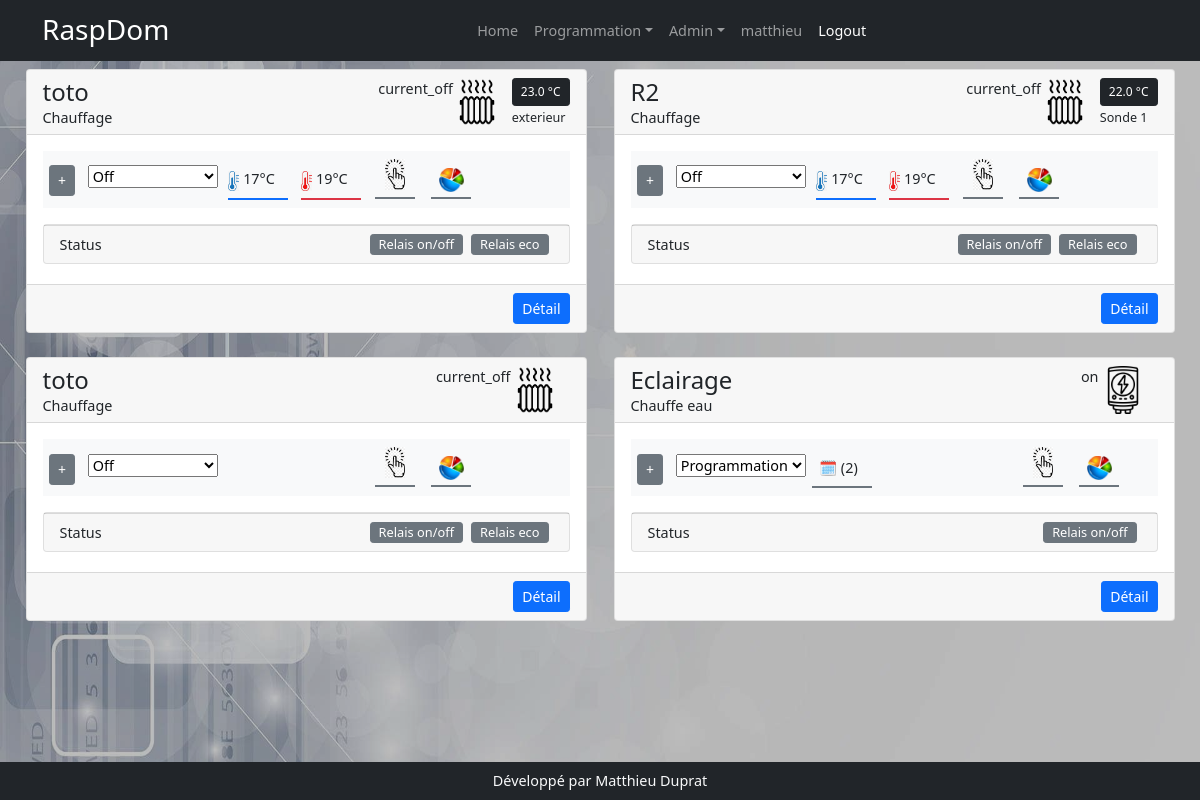
Screenshot of / (signed in) with the database file from the repository.
### models.py (models this page shows, shortened)
class User(UserMixin, db.Model):
    id = db.Column(db.Integer(), primary_key=True)
    username = db.Column(db.String(200))
    first_name = db.Column(db.String(200))
    last_name = db.Column(db.String(200))
    email = db.Column(db.String(200))
    password = db.Column(db.String(200))

class Appareil(db.Model):
    id = db.Column(db.Integer, primary_key=True)
    nom = db.Column(db.String(200))
    description = db.Column(db.String(200))
    categorieappareil = db.Column(db.String(200), nullable=True)
    sortie = db.Column(db.String(200), nullable=True)
    image = db.Column(db.String(200), nullable=True)
    gpios = db.relationship('Gpio', backref='appareil', lazy=True)
    order_gpio = db.Column(db.String(200))
    nbre_gpio = db.Column(db.Integer)
    programmations = db.relationship('Programmation', backref='appareil_programmation', lazy=True)
    mode_de_marche = db.relationship('ModeDeMarche',  uselist=False,  backref='appareil_mode_de_marche', lazy=True)
    auto = db.relationship('Auto', uselist=False, backref='appareil_auto', lazy=True)
    sonde_id = db.Column(db.Integer, db.ForeignKey('sonde.id'))
    sonde = db.relationship('Sonde', uselist=False, backref='appareil_sonde', lazy=True)
    manuel = db.relationship('Manuel', uselist=False, backref='appareil_ordre', lazy=True)
    label = db.Column(db.String(250))
    sonde_actived = db.Column(db.Boolean,default=False, nullable=False)
    min = db.Column(db.Float(),default=17.0)
    max = db.Column(db.Float(),default=19.0)
    mf = db.relationship('Mf',  cascade="delete",uselist=False, backref='app_mf', lazy=True)

class ValeurSonde(db.Model):
    id = db.Column(db.Integer, primary_key=True)
    valeur = db.Column(db.Float())
    sonde_id = db.Column(db.Integer, db.ForeignKey('sonde.id'), nullable=False)

class Sonde(db.Model):
    id = db.Column(db.Integer, primary_key=True)
    nom = db.Column(db.String(200))
    min = db.Column(db.Float(),default=17.0)
    max = db.Column(db.Float(),default=19.0)
    unite = db.Column(db.String(20), default='')
    present = db.Column(db.Boolean(),default=False)
    appareil = db.relationship('Appareil', backref='appareil_sonde', lazy=True)
    en_service = db.Column(db.Boolean(), default=False)
    info = db.Column(db.String(200))
    chemin = db.Column(db.String(200))
    type_sonde = db.Column(db.String(20))
    sonde_valeur_id = db.relationship('ValeurSonde', backref='sonde_valeur', uselist=False, lazy=True, cascade="delete")

class ModeDeMarche(db.Model):
    id = db.Column(db.Integer, primary_key=True)
    appareil_id = db.Column(db.Integer,db.ForeignKey('appareil.id'), nullable=False)
    mode_de_marche = db.Column(db.String(200), default='off')

class Gpio(db.Model):
    id = db.Column(db.Integer, primary_key=True)
    nom = db.Column(db.String(200))
    mode = db.Column(db.String(10))
    valeur = db.Column(db.String(10))
    info = db.Column(db.String(200))
    appareil_id = db.Column(db.Integer, db.ForeignKey('appareil.id'), nullable=True, default='')

### app.py (the view)
@app.route('/')
@login_required
def index():
    appareils = Appareil.query.all()
    labels = dict()
    instances = list()
    for appareil in appareils:
        instances.append({'modelAppareil':appareil,'instanceAppareil':(globals()[appareil.categorieappareil])})
    gpios = Gpio.query.order_by('appareil_id').all()
    programmations = Programmation.query.order_by('appareil').all()
    return render_template('index.html', appareils=appareils, gpios=gpios, programmations=programmations, instances=instances)

### app.py (called while the page is built)
@login_manager.user_loader
def user_load(user_id):
    return User.query.get(user_id)

### templates/index.html (shortened to what this page needs)
{% extends 'base.html' %}
{% block style %}
    <link href="{{ url_for('static', filename='css/media_query.css') }}" rel="stylesheet" />
{% endblock %}
{% block content %}
<div class="row row-cols-1 row-cols-md-2 rows-cols-lg-3 pb-2 g-4 mx-auto">
    {% for instance in instances %}
      <div class="col mx-auto" style="max-width:585px">
        <div class="card ">
            <div class="card-header d-flex justify-content-between" style="height:65px">
                <div class="">
                    <h2 class="m-0">{{instance.modelAppareil.nom}}</h2>
                    <span>{{instance.instanceAppareil.label.__doc__}}</span>
                </div>
                <div class="d-flex">
                    <div id="md-mdmr{{instance.modelAppareil.id}}">{{instance.modelAppareil.sortie}}</div>
                    {% if instance.modelAppareil.categorieappareil=='Eclairage' %}
                    <span style="width:47px">
                        <img src="{{url_for('static',filename='assets/ampoule.png')}}"  height="100%">
                    </span>
                    {% elif instance.modelAppareil.categorieappareil=='ChauffageR' %}
                     <span style="width:47px; margin-right:0.75rem">
                        <img src="{{url_for('static',filename='assets/radiator.png')}}"  height="100%">
                    </span>
                    {% elif instance.modelAppareil.categorieappareil=='ChauffeEau' %}
                    <span style="width:47px; margin-right:0.75rem">
                        <img src="{{url_for('static',filename='assets/ce.png')}}"  height="100%">
                    </span>
                    {% else %}
                    <span style="width:47px; margin-right:0.75rem">
                      {{instance.modelAppareil.categorieappareil}}
                    </span>
                    {% endif %}
                    {% if instance.modelAppareil.appareil_sonde.sonde_valeur_id %}
                    <div class="d-flex flex-column {% if instance.modelAppareil.sonde_actived ==False %} d-none {% endif %}">
                    <div>
                         <span class="btn btn-sm btn-dark" style="font-size:0.75rem">{{instance.modelAppareil.appareil_sonde.sonde_valeur_id.valeur|round(1, 'floor') }}
                             {% if instance.modelAppareil.appareil_sonde.unite == 'deg' %}
                             °C
                             {% endif %}
                         </span>
                    </div>
                    <div>
                        <small>{{instance.modelAppareil.appareil_sonde.info }}</small>
                    </div>
                    </div>
                    {% endif %}
                </div>
            </div>
            <div class="card-body ">
                <div class="row d-flex bg-light text-dark justify-content-start py-2 mb-3 mx-auto" >
                    <div class="col-12 col-md-6 d-flex mx-0 px-0" style="width:max-content">
                    <div class="btn btn-sm btn-secondary md-btn-display md-panel" data-target="md-table-{{instance.modelAppareil.id}}" style="height:max-content">+</div>
                    <form class="" action="" method="post" enctype="multipart/form-data">
                        <select name="mdm" id="" class="md-panel"  data-appareil="{{instance.modelAppareil.id}}">
                            {% for data in instance.instanceAppareil.choices_mdm %}
                            <option value="{{data[0]}}" {% if data[0]==instance.modelAppareil.mode_de_marche.mode_de_marche %} selected="" {% endif %}>{{data[1]}}</option>
                            {% endfor %}
                        </select>
                    </form>
                    <div data-bs-toggle="modal" data-bs-target="#exampleModal" data-appareil="{{instance.modelAppareil.id}}"
                         data-span="md-calendar-{{instance.modelAppareil.id}}"
                         class=" {% if instance.modelAppareil.mode_de_marche.mode_de_marche!='prog' %} d-none {%endif %} border-bottom border-secondary border-2"
                         style="cursor:pointer;height:max-content; margin-top:3px; padding:7px 7px; width:60px" >🗓 ({{instance.modelAppareil.programmations|length}})</div>
                    </div>
                    <div class="col-12 col-md-6 d-flex mx-0 px-0" style="width:max-content">
                    {% if instance.modelAppareil.sonde %}
                        {% if instance.modelAppareil.sonde_actived == True %}
                            {% set toto = 'z-index:8' %}
                            {% else %}
                            {% set toto = 'z-index:-4' %}
                        {%endif%}
                    <div class=" d-flex flex-row  px-0" style={{toto}} data-md-card-appareil="{{instance.modelAppareil.id}}">
                        <div style="cursor: pointer;text-align:left" class=" ms-1 md-panel border-bottom border-primary border-2 ">
                            <div data-target-cursor="md-cursoreco-{{instance.modelAppareil.id}}" class="md-setting"
                                 style="width:60px;margin-top: 3px;padding-bottom: 7px;">
                                <img height="20px" src="{{url_for('static',filename='assets/froid.jpg')}}"}} alt="">
                                <span data-target-cursor="md-cursoreco-{{instance.modelAppareil.id}}" class="" type="text" name=""
                                      id="eco-{{instance.modelAppareil.id}}"
                                      style="cursor: pointer;width:33px; border:none" ></span>°C
                            </div>
                        </div>
                        <div style="cursor: pointer;text-align:left; width:60px;" class=" md-panel border-bottom border-danger border-2">
                            <div data-target-cursor="md-cursorconfort-{{instance.modelAppareil.id}}"  class="md-setting"
                            style="margin-top: 3px;padding-bottom: 7px;"><img height="20px" src="{{url_for('static',filename='assets/chaud.jpg')}}"}} alt="">
                                <span data-target-cursor="md-cursorconfort-{{instance.modelAppareil.id}}" class="" type="text" name=""
                                      id="confort-{{instance.modelAppareil.id}}"
                                      style="cursor: pointer;width:33px; border:none" ></span>°C
                            </div>
                        </div>
                    </div>
                    {% endif %}
                            <div style="width:40px; height:40px" class=" text-center mx-2 border-bottom border-2 border-secondary">
                        <img data-marcheforce="{{instance.modelAppareil.id}}"  data-bs-toggle="modal" data-bs-target="#exampleModal"  style=" cursor:pointer" title="Marche Forcée"  src="{{url_for('static',filename='assets/mf.jpg')}}" height="31px">
                    </div>
                    <div class="mx-2 border-bottom border-2 border-secondary text-center" style="width:40px; height:40px">
                        <img style="padding-bottom: 5px;margin-top: 9px;" data-targethistogramme="{{instance.modelAppareil.id}}" src="{{url_for('static',filename='assets/histogramme.png')}}" width="25px">
                    </div>
                    </div>
                </div>
                <div class="md-status mt-2" >
                    <div class="card px-0"  >
                        <div class="card-footer d-flex ">Status
                            <div class="d-flex justify-content-end w-100 ">
                                {% for gpio in instance.modelAppareil.gpios %}
                                    <div style="font-size:0.8rem " class="btn btn-sm btn-secondary mx-1 py-0" data-gpio="{{gpio.valeur}}">{{gpio.info}}</div>
                                {% endfor %}
                            </div>
                        </div>
                    </div>
                </div>
            </div>
            <div style="font-size:10px" class="card-footer  text-end mt-1 d-flex justify-content-end" >
                <div class="w-25" >
                    <a href="{{url_for('edit_appareil', appareil_id=instance.modelAppareil.id)}}" class="btn btn-sm btn-primary " target="_blanck">Détail</a>
                </div>
            </div>
        </div>
      </div>
    {% endfor %}
</div>
{% endblock %}
{% block script %}
<link rel="stylesheet" type="text/css" href="{{url_for('static',filename='vendor/datetimepicker/jquery.datetimepicker.css')}}"/>
{% endblock %}

### templates/base.html (shortened to what this page needs)
<!DOCTYPE html>
<html lang="fr">
    <head>
        <link href="{{ url_for('static', filename='css/styles.css') }}" rel="stylesheet" />
        {% block style %}
        {% endblock %}
    </head>
    <body>
    <img id="img-bck" src="{{ url_for('static', filename='assets/domo.jpg') }}">
        <nav class="navbar navbar-expand-lg navbar-dark bg-dark">
            <div class="container">
                <a class="navbar-brand" href="{{url_for('index')}}">
          <span class="h3">RaspDom</span></a>
                <div class="collapse navbar-collapse" id="navbarSupportedContent" style="flex-grow:0">
                    <ul class="navbar-nav ms-auto mb-2 mb-lg-0">
                        {% if current_user.is_authenticated %}
                         <li class="nav-item" ><a class="nav-link" href="{{ url_for('index')}}">Home</a></li>
                        <li class="nav-item dropdown">
                            <a class="nav-link dropdown-toggle" id="navbarDropdown" href="#" role="button" data-bs-toggle="dropdown" aria-expanded="false">Programmation</a>
                        </li>
                        <li class="nav-item dropdown">
                            <a class="nav-link dropdown-toggle" id="" href="#" role="button" data-bs-toggle="dropdown" aria-expanded="false">Admin</a>
                        </li>
                        <li class=""><a class="nav-link" href="{{url_for('profil')}}">{{current_user.username}}</a></li>
                        <li class=""><a class="nav-link active" aria-current="page" href="{{url_for('logout')}}">Logout</a></li>
                        {% endif %}
                    </ul>
                </div>
            </div>
        </nav>
        <div class="container-fluid pt-2" style="max-height:84vh; overflow:auto">
            {% block content %}
            {% endblock %}
        </div>
        <div class="bg-dark text-light text-center py-2" style="position:absolute; width:100%; bottom:0px">
            Développé par Matthieu Duprat
        </div>
    {% block script %}
    {% endblock %}
    </body>
</html>

### static/css/media_query.css (style rules this page uses)
.md-panel { margin-top:0.4rem; margin-right: 0.4rem; margin-left: 0.4rem; height: min-content; }
[data-targethistogramme] { cursor:pointer; }

### rows the page displays
User: username "matthieu"
Appareil: modelAppareil.nom "toto", modelAppareil.sortie "current_off", categorieappareil "ChauffageR" (drawn)
ValeurSonde: modelAppareil.appareil_sonde.sonde_valeur_id.valeur "23.0"
Sonde: modelAppareil.appareil_sonde.info "exterieur"
ModeDeMarche: mdm "Off"
Gpio: info "Relais on/off"
Gpio: info "Relais eco"
Appareil: modelAppareil.nom "R2", modelAppareil.sortie "current_off", categorieappareil "ChauffageR" (drawn)
ValeurSonde: modelAppareil.appareil_sonde.sonde_valeur_id.valeur "22.0"
Sonde: modelAppareil.appareil_sonde.info "Sonde 1"
ModeDeMarche: mdm "Off"
Gpio: info "Relais on/off"
Gpio: info "Relais eco"
Appareil: modelAppareil.nom "toto", modelAppareil.sortie "current_off", categorieappareil "ChauffageR" (drawn)
ModeDeMarche: mdm "Off"
Gpio: info "Relais on/off"
Gpio: info "Relais eco"
Appareil: modelAppareil.nom "Eclairage", modelAppareil.sortie "on", categorieappareil "ChauffeEau" (drawn)
ModeDeMarche: mdm "Programmation"
Gpio: info "Relais on/off"

### other values shown
{{ instance.instanceAppareil.label.__doc__ }} "Chauffage" "Chauffage" "Chauffage" "Chauffe eau"
{{ instance.modelAppareil.programmations|length }} "2"
